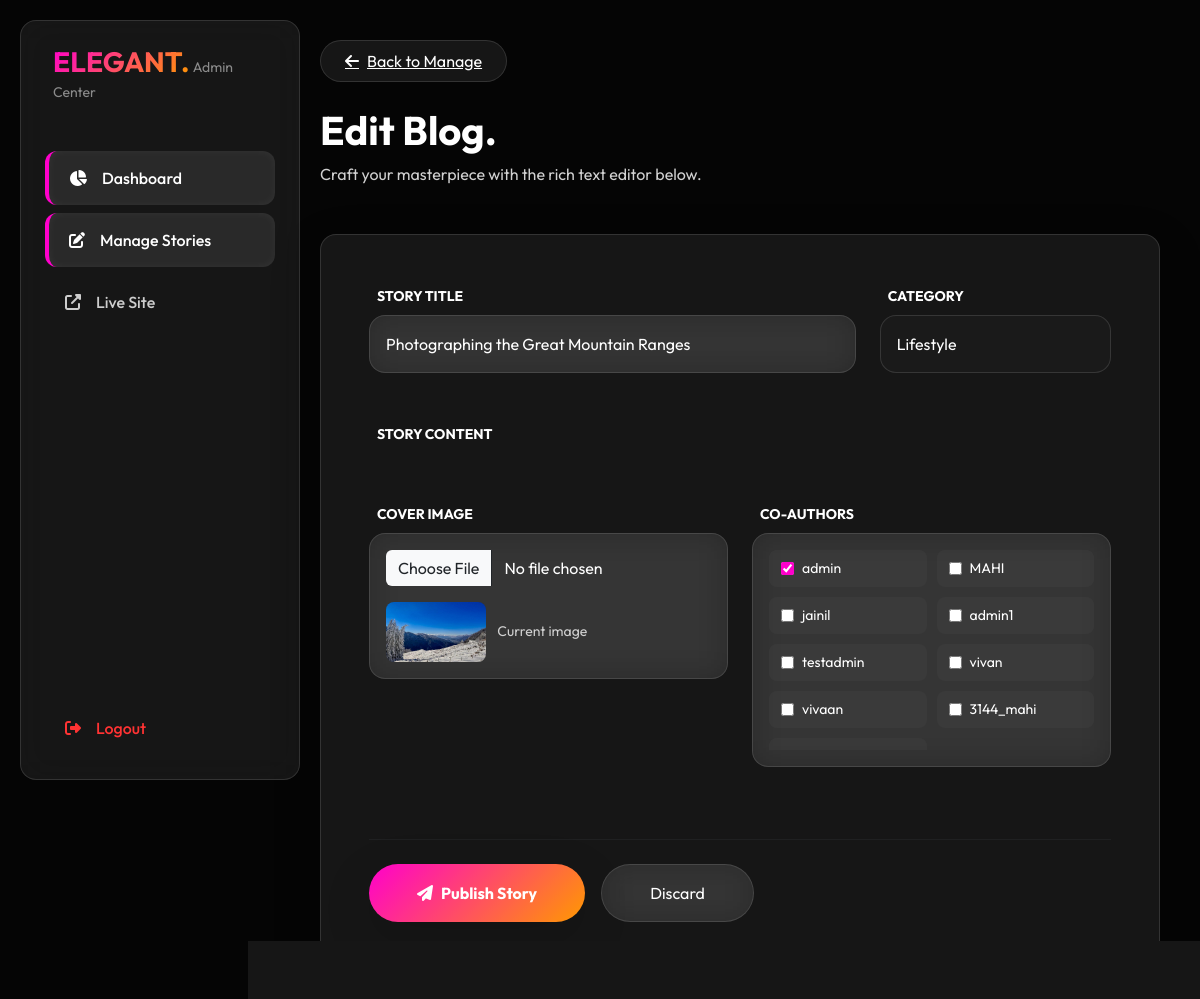
Screenshot of /dashboard/blogs/edit/10/ (signed in) with the database file from the repository.
### blogapp/models.py (models this page shows, shortened)
class Blog(models.Model):
    title = models.CharField(max_length=200)
    content = models.TextField()
    image = models.ImageField(upload_to='blogs/')
    category = models.ForeignKey(Category, on_delete=models.CASCADE)
    authors = models.ManyToManyField(User, related_name='authored_blogs')
    author = models.ForeignKey(User, on_delete=models.CASCADE, null=True, blank=True)
    likes = models.ManyToManyField(User, related_name='liked_blogs', blank=True)
    views_count = models.IntegerField(default=0)
    is_trending = models.BooleanField(default=False)
    created_at = models.DateTimeField(auto_now_add=True)

class Category(models.Model):
    name = models.CharField(max_length=100)
    def __str__(self):
        return self.name

### blogapp/views.py (the view)
# urls.py: path('dashboard/blogs/edit/<int:id>/', views.blog_edit, name='blog_edit'),
@staff_member_required
def blog_edit(request, id):
    blog = get_object_or_404(Blog, id=id)
    if request.method == 'POST':
        form = BlogForm(request.POST, request.FILES, instance=blog)
        if form.is_valid():
            form.save()
            return redirect('blog_manage')
    else:
        form = BlogForm(instance=blog)
    return render(request, 'blog_form.html', {'form': form, 'title': 'Edit Blog'})

### blogapp/forms.py
class BlogForm(forms.ModelForm):
    authors = forms.ModelMultipleChoiceField(
        queryset=User.objects.all(),
        widget=forms.CheckboxSelectMultiple,
        required=False
    )
    class Meta:
        model = Blog
        fields = ['title', 'content', 'image', 'category', 'authors']

### blogapp/templates/blog_form.html (shortened to what this page needs)
{% extends 'base_admin.html' %}
{% block content %}
<link href="https://cdn.quilljs.com/1.3.6/quill.snow.css" rel="stylesheet">
<div class="mb-5 animate-fade-in">
    <a href="{% url 'blog_manage' %}" class="nav-link-modern glass px-4 py-2 rounded-pill d-inline-flex align-items-center mb-4">
        <i class="fas fa-arrow-left me-2"></i> Back to Manage
    </a>
    <h1 class="text-white fw-bold">{{ title }}.</h1>
    <p class="text-muted">Craft your masterpiece with the rich text editor below.</p>
</div>
<div class="glass p-4 p-md-5 animate-fade-in shadow-lg" style="max-width: 1000px; margin: 0 auto; animation-delay: 0.1s;">
    <form id="blog-form" method="POST" enctype="multipart/form-data">
        <div class="row g-4">
            <div class="col-md-8">
                <div class="mb-4">
                    <label class="text-white small fw-bold mb-2 ms-2">STORY TITLE</label>
                    <input type="text" name="title" value="{{ form.title.value|default:'' }}" class="form-control glass border-secondary border-opacity-25 py-3 ps-3 text-white" placeholder="Enter a catchy title..." required>
                </div>
            </div>
            <div class="col-md-4">
                <div class="mb-4">
                    <label class="text-white small fw-bold mb-2 ms-2">CATEGORY</label>
                    <select name="category" class="form-select glass border-secondary border-opacity-25 py-3 ps-3 text-white" style="background-color: #1a1a1a !important;">
                        {% for choice in form.category.field.choices %}
                            <option value="{{ choice.0 }}" {% if form.category.value|stringformat:"s" == choice.0|stringformat:"s" %}selected{% endif %}>{{ choice.1 }}</option>
                        {% endfor %}
                    </select>
                </div>
            </div>
            <div class="col-12">
                <div class="mb-4">
                    <label class="text-white small fw-bold mb-2 ms-2">STORY CONTENT</label>
                </div>
            </div>
            <div class="col-md-6">
                <div class="mb-4">
                    <label class="text-white small fw-bold mb-2 ms-2">COVER IMAGE</label>
                    <div class="glass p-3 rounded-4">
                        <input type="file" name="image" class="form-control bg-transparent border-0 text-white-50">
                        {% if form.instance.image %}
                            <div class="mt-3">
                                <img src="{{ form.instance.image.url }}" class="rounded-3" style="width: 100px; height: 60px; object-fit: cover;">
                                <small class="text-muted ms-2">Current image</small>
                            </div>
                        {% endif %}
                    </div>
                </div>
            </div>
            <div class="col-md-6">
                <div class="mb-4">
                    <label class="text-white small fw-bold mb-2 ms-2">CO-AUTHORS</label>
                    <div class="glass p-3 rounded-4">
                        <div class="authors-grid">
                            {% for choice in form.authors.field.choices %}
                            <label class="author-checkbox">
                                <input type="checkbox" name="authors" value="{{ choice.0 }}" {% if choice.0 in form.authors.value %}checked{% endif %}>
                                <span class="text-white small">{{ choice.1 }}</span>
                            </label>
                            {% endfor %}
                        </div>
                    </div>
                </div>
            </div>
        </div>
        <div class="mt-5 pt-4 border-top border-secondary border-opacity-10 d-flex gap-3">
            <button type="submit" class="btn-modern px-5 py-3 shadow-lg">
                <i class="fas fa-paper-plane me-2"></i> Publish Story
            </button>
            <a href="{% url 'blog_manage' %}" class="btn glass px-5 py-3 rounded-pill text-white text-decoration-none">
                Discard
            </a>
        </div>
    </form>
</div>
{% endblock %}

### blogapp/static/css/style.css (style rules this page uses)
:root { --bg-color: #050505; --surface-color: rgba(255, 255, 255, 0.07); --glass-border: rgba(255, 255, 255, 0.12); --primary-gradient: linear-gradient(135deg, #ff00cc 0%, #ff9900 100%); --secondary-gradient: linear-gradient(135deg, #784BA0 0%, #FF3CAC 100%); --text-main: #ffffff; --text-muted: #d1d1d1; --accent-glow: 0 0 35px rgba(255, 0, 204, 0.25); --nav-bg: rgba(0, 0, 0, 0.3); }
body { background-color: var(--bg-color); color: var(--text-main); font-family: 'Outfit', sans-serif; margin: 0; overflow-x: hidden; }
p, span, label, td, th, h1, h2, h3, h4, h5, h6, strong, b { color: inherit; }
.text-muted { color: var(--text-muted) !important; }
.glass { background: var(--surface-color) !important; backdrop-filter: blur(16px); -webkit-backdrop-filter: blur(16px); border: 1px solid var(--glass-border) !important; border-radius: 16px; color: var(--text-main); }
.animate-fade-in { animation: fadeIn 0.6s ease-out forwards; }
.btn-modern { background: var(--primary-gradient); border: none; color: white !important; padding: 12px 30px; border-radius: 50px; font-weight: 700; transition: all 0.3s cubic-bezier(0.175, 0.885, 0.32, 1.275); text-decoration: none; display: inline-flex; align-items: center; justify-content: center; }
.form-control, .form-select { color: #ffffff !important; }
.form-control::placeholder { color: rgba(255, 255, 255, 0.4) !important; }

### blogapp/templates/blog_form.html (style rules this page uses)
.authors-grid { display: grid; grid-template-columns: repeat(auto-fill, minmax(150px, 1fr)); gap: 10px; max-height: 200px; overflow-y: auto; }
.author-checkbox { display: flex; align-items: center; gap: 8px; padding: 8px 12px; background: rgba(255, 255, 255, 0.03); border-radius: 8px; cursor: pointer; transition: all 0.2s ease; }
.author-checkbox input { accent-color: #ff00cc; }

### rows the page displays
Blog: title "Photographing the Great Mountain Ranges", instance.image (picture)
Category: category "Lifestyle"

### other values shown
{{ title }} "Edit Blog"
{{ choice.1 }} "admin" "MAHI" "jainil" "admin1" "testadmin" "vivan" "vivaan" "3144_mahi"
